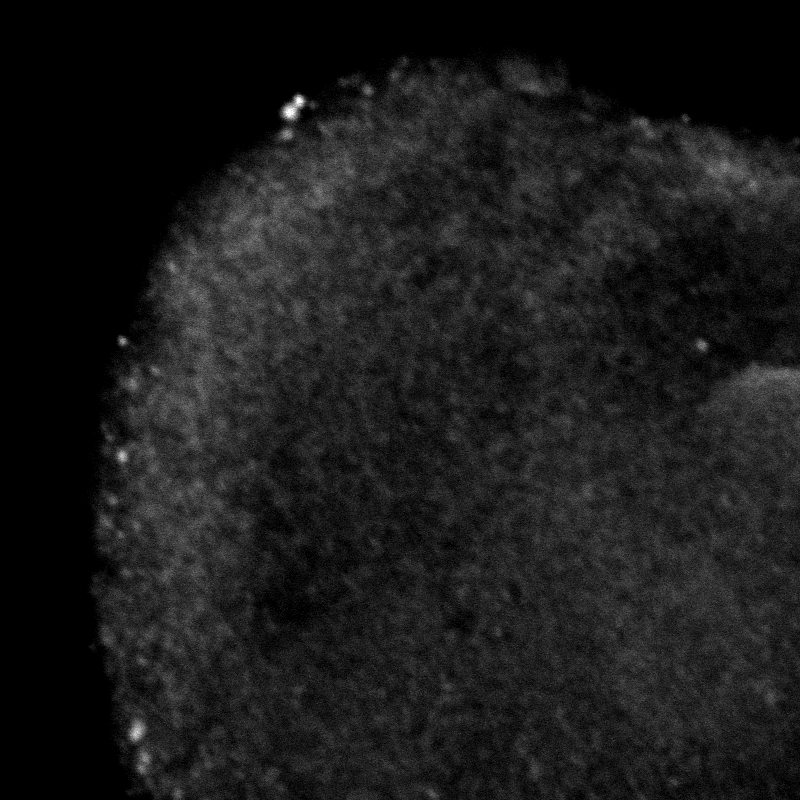
#> input picture Images/verdeactrojomiosinaazulsinapto20Hz1.png, 800 x 800 px; the run also reads 3 pictures not shown here
$ python deconvolveF.py
#> lines starting #> are read from the running program, lines starting #| are printed output that depends on the picture
### fourier.py
import numpy as np
import matplotlib.pyplot as plt
import cv2

# [18 lines left out: functions senoidal, pulsoRec, not called in this run]

def TF2(img): #Transformada de Fourier 2D
	return np.fft.fft2(img)

def TIF2(img): #Transformada inversa de Fourier 2D
	return np.ifft.fft2(img)

def freqEspectro(imgF,long): #Determina frecuencias de una imagen
	return np.fft.fftfreq(long, d=1.0)

def supFrecq2(imgF,freqs,val): #Atenua frecuencias de un espectro 2D
	img1D=np.reshape(imgF,imgF.shape[0]*imgF.shape[1])
	for i in (freqs):
		img1D[i]=val
	return np.reshape(img1D,(imgF.shape[0],imgF.shape[1]))

# [16 lines left out: functions graficarEspectro, main, not called in this run]

#main()

### deconvolveF.py

import numpy as np
import matplotlib.pyplot as plt
from skimage import exposure
from scipy import ndimage, signal
from flowdec import data as fd_data
from flowdec import restoration as fd_restoration
from skimage.exposure import rescale_intensity
import cv2
from fourier import TF2
from fourier import supFrecq2

# ===> Loading data
data = cv2.imread('Images/verdeactrojomiosinaazulsinapto20Hz1.png',0)   # image for deconvolution
#> data is the input picture: shape (800, 800); min 0, max 255, mean 26.2
img = cv2.imread('Deconvolutions/Deconvolve_verdeactro.png', 0) # image for fft
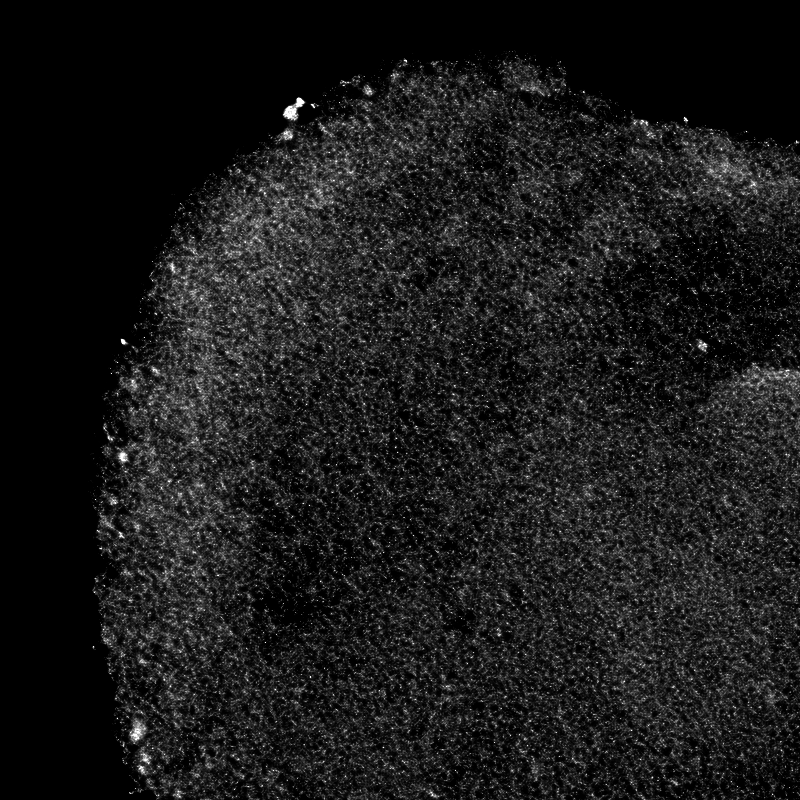
#> input picture Deconvolutions/Deconvolve_verdeactro.png, 800 x 800 px
#> img is the input picture: shape (800, 800); min 0, max 255, mean 25.7
img2 = cv2.imread('Deconvolutions/Deconvolve_verdeactro2.png', 0) # image for fft
img3 = cv2.imread('Deconvolutions/Deconvolve_verdeactro3.png', 0) # image for fft
imgdeconv = cv2.imread('Deconvolutions/Deconvolve_verdeactro.png')
# [6 lines of commented-out code are left out]
kernel = plt.imread('PSF/PSF_BW4.png')
print("La psf dim: ",kernel.shape)
#| La psf dim:  (800, 800, 4)
# [4 lines of commented-out code are left out]

iteration = 30
'''
algo = fd_restoration.RichardsonLucyDeconvolver(data.ndim).initialize()
res = algo.run(fd_data.Acquisition(data=data, kernel=kernel), niter=iteration).data
#plt.imshow(res, cmap='gray')
#plt.show()
'''

'''
for o in range(100):
	for i in range(800):
		for j in range(800):
			if(np.abs(f[i][j])==np.abs(k[i][j])):
				print("Hay una coincidencia")
			f[i][j]=f[i][j]-k[i][j]
'''
'''
for i in range(800):
	for j in range(800):
		if(np.abs(k[i][j])<0.1):
			if(np.abs(f[i][j])>0.1):
				f[i][j]=f[i][j]
			else:
				f[i][j]=0.0j
				print("Hay una coincidencia")
		else:
			f[i][j]=f[i][j]/500*k[i][j]

plt.figure(4)
plt.vlines(freq,0,np.reshape(np.abs(f),800*800))
plt.show()
'''
'''
print("La tranformada: ",f.shape)
fshift = np.fft.fftshift(f)
magnitude_spectrum_data = 20*np.log(np.abs(fshift))
# # ===> FFT of deconvoluted image
'''
imgF = TF2(data)
freqs = np.arange(500,2500)
print(freqs)
imgS = supFrecq2(imgF,freqs,0.0)
#fdeconvI = np.fft.ifft2(imgdeconv[:,:,1])

fI = rescale_intensity(np.abs(np.fft.ifft2(imgS)), in_range=(0, 255))
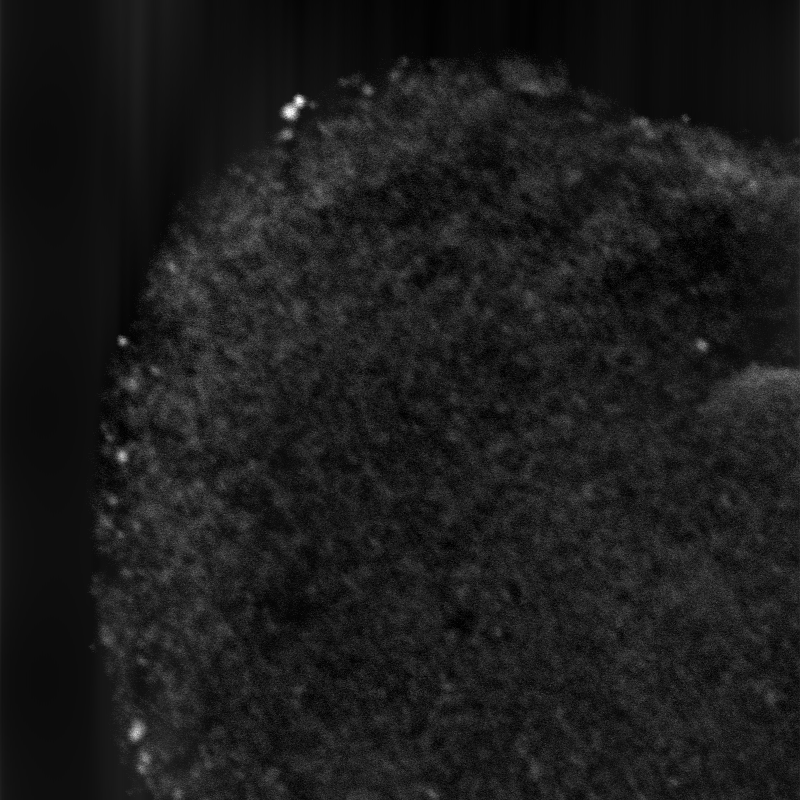
#> fI: shape (800, 800) float64; min 0.000814, max 1, mean 0.11
fI = (fI * 255).astype("uint8")

#fdeconvI = rescale_intensity(np.abs(f), in_range=(0, 255))
#fdeconvI = (fdeconvI * 255).astype("uint8")

cv2.imshow("Convolucion", data)
cv2.imshow("Deconvolution", fI)

cv2.waitKey(0)
cv2.destroyAllWindows()
'''

f = np.fft.fft2(res)
fshift = np.fft.fftshift(f)
magnitude_spectrum_res = 20*np.log(np.abs(fshift)+0.001)


data = rescale_intensity(data, in_range=(0, 255))
data = (data * 255).astype("uint8")
'''
#f = rescale_intensity(np.abs(f), in_range=(0, 255))
#f = (img * 255).astype("uint8")
'''
res = rescale_intensity(res, in_range=(0, 255))
res = (res * 255).astype("uint8")

magnitude_spectrum_data = rescale_intensity(magnitude_spectrum_data, in_range=(0, 255))
magnitude_spectrum_data = (magnitude_spectrum_data * 255).astype("uint8")
'''
'''
# ===> Showing the deconvolution
f1 = plt.figure(1)
plt.subplot(121), plt.imshow(data, cmap='gray')
plt.title('Original image'), plt.xticks([]), plt.yticks([])
plt.subplot(122), plt.imshow(res, cmap='gray')
plt.title('Deconvolution'), plt.xticks([]), plt.yticks([])
#plt.show()
'''
# [10 lines of commented-out code are left out]
'''
cv2.imshow("Original", img)
cv2.imshow("Transformada", f)
cv2.waitKey(0)
cv2.destroyAllWindows()
'''
'''
f3 = plt.figure(3)
plt.subplot(121), plt.imshow(res, cmap='gray')
plt.title('Original image'), plt.xticks([]), plt.yticks([])
plt.subplot(122), plt.imshow(magnitude_spectrum_res, cmap='gray')
plt.title('FFT deconvolution'), plt.xticks([]), plt.yticks([])

plt.show()  # uncomment to show the figures
'''
'''
f1.savefig('./output_images/deconvolution.pdf', bbox_inches='tight')
f2.savefig('./output_images/originalFFT.pdf', bbox_inches='tight')
f3.savefig('./output_images/deconvolutionFFT.pdf', bbox_inches='tight')

plt.imsave('./output_images/original.png', data, cmap='gray')
plt.imsave('./output_images/deconvolution.png', res, cmap='gray')
plt.imsave('./output_images/original_FFT.png', magnitude_spectrum_data, cmap='gray')
plt.imsave('./output_images/deconvolution_FFT.png', magnitude_spectrum_res, cmap='gray')
'''
